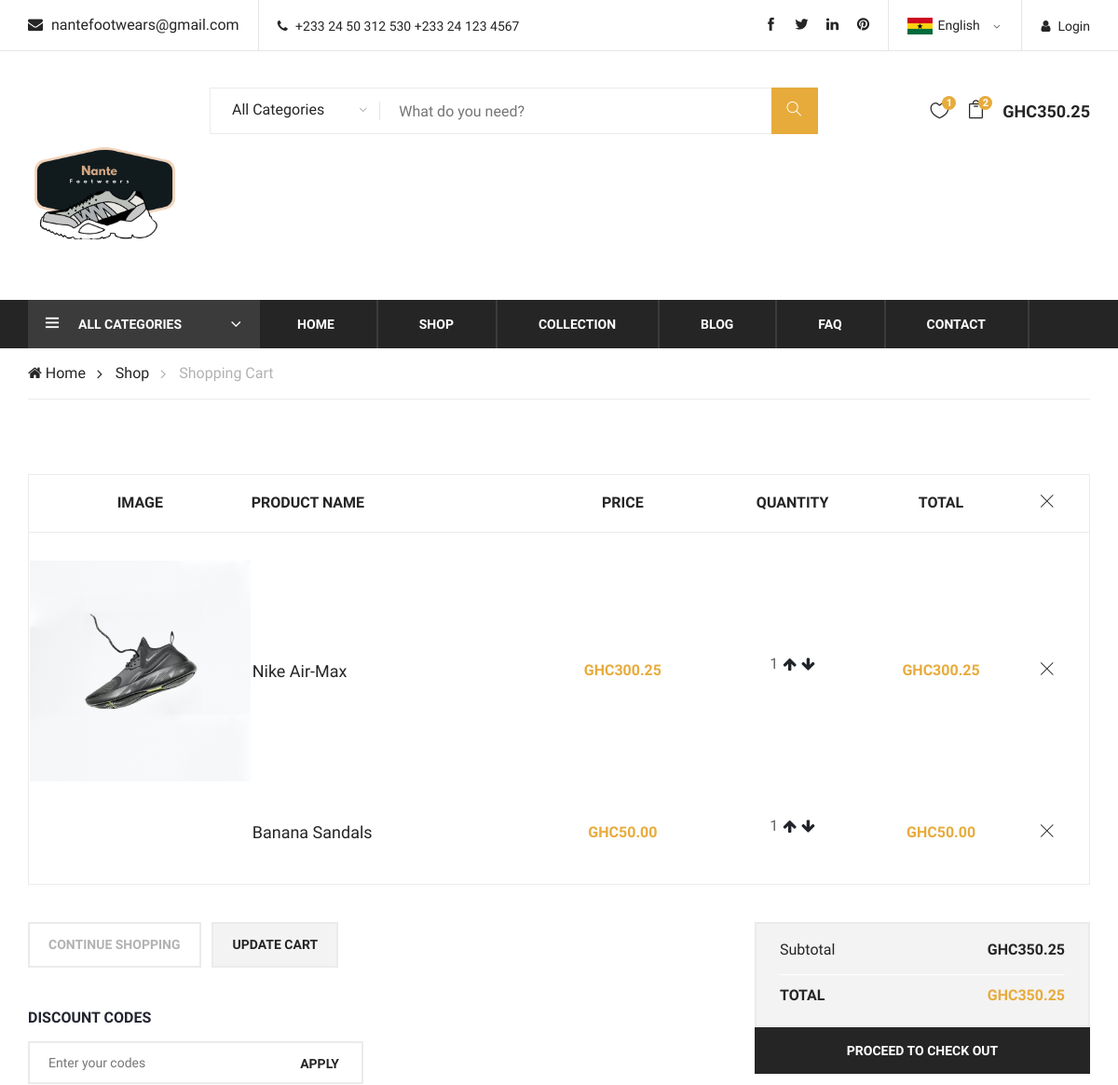
The page /cart/ (signed in, upper part) on the database as committed earlier.
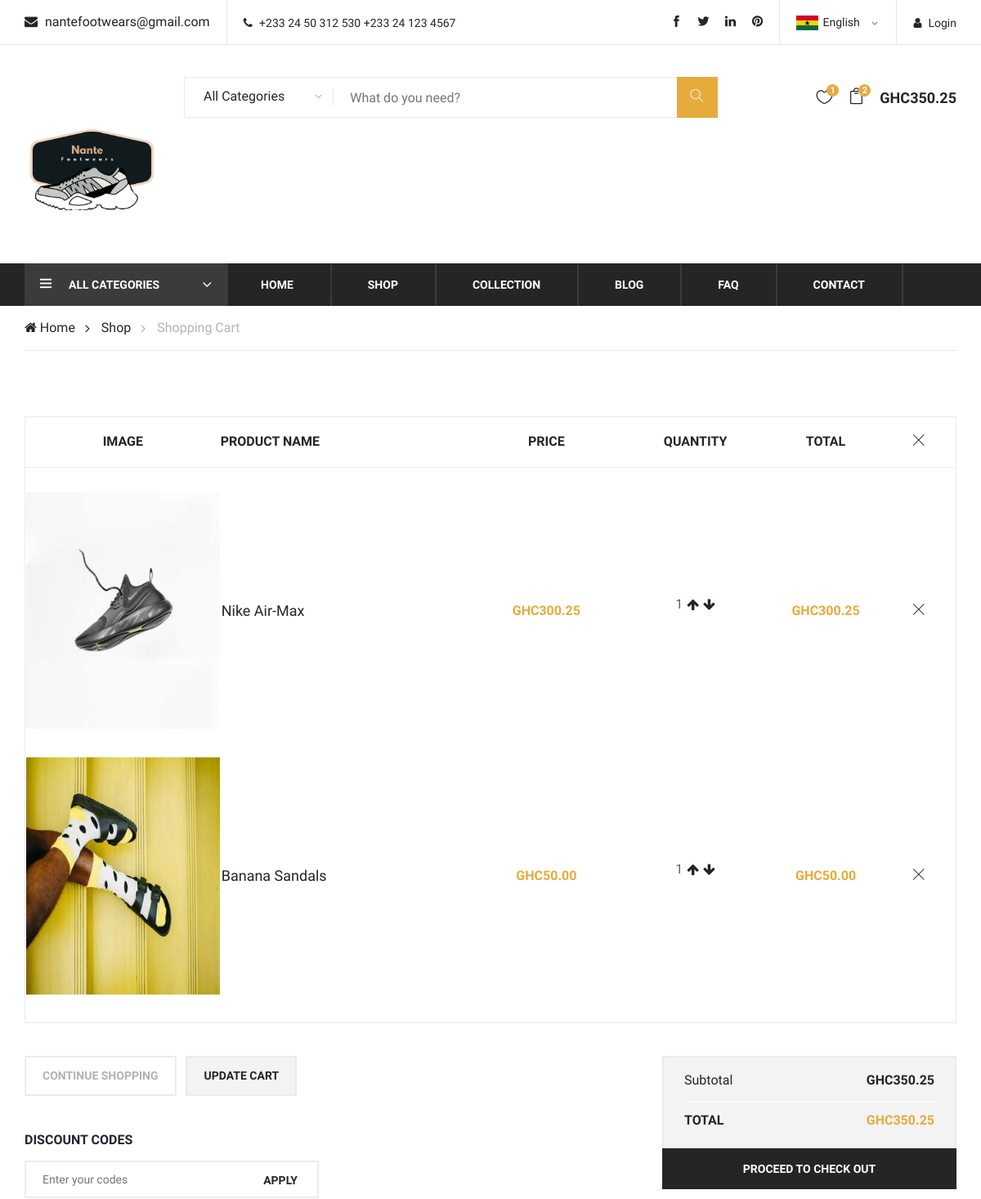
The same page on the database as committed later.
### store/models.py (models this page shows, shortened)
class OrderItem(models.Model):
    product = models.ForeignKey(Product, on_delete=models.SET_NULL, blank = True, null = True)
    order = models.ForeignKey(Order, on_delete=models.SET_NULL, blank = True, null = True)
    quantity = models.IntegerField(default=0, null=True, blank=True)
    date_added = models.DateTimeField(auto_now_add=True)
    @property
    def get_total(self):
        total = self.product.price * self.quantity
        return total

class Product(models.Model):
    AGES = (
        ('M', 'Men'),
        ('W', 'Women'),
        ('K', 'Kids')
    )
    name = models.CharField(max_length=200)
    price = models.DecimalField(max_digits=10, decimal_places=2)
    age = models.CharField(max_length=1, choices=AGES)
    category = models.ForeignKey(Categories, on_delete=models.SET_NULL, null=True)
    image = models.ImageField(null=True, blank=True)
    @property
    def imageURL(self):
        try:
            url = self.image.url
        except:
            url = ''
        return url

### store/views.py (the view)
# urls.py: path('cart/', views.cart, name="cart"),
def cart(request):
    data = cartData(request)
    cartItems = data['cartItems']
    order = data['order']
    items = data['items']
    context = {'items': items, 'order': order, 'cartItems': cartItems}
    return render(request, 'store/cart.html', context)

### store/models.py (called while the page is built)
    @property
    def get_cart_total(self):
        orderitems = self.orderitem_set.all()
        total = sum([item.get_total for item in orderitems])
        return total

    @property
    def get_cart_items(self):
        orderitems = self.orderitem_set.all()
        total = sum([item.quantity for item in orderitems])
        return total

### store/utils.py (called while the page is built)
def cartData(request):
    if request.user.is_authenticated:
        customer = request.user.customer
        order, created = Order.objects.get_or_create(customer=customer, complete=False)
        items = order.orderitem_set.all()
        cartItems = order.get_cart_items
    else:
        cookieData = cookieCart(request)
        cartItems = cookieData['cartItems']
        order = cookieData['order']
        items = cookieData['items']
    return {'cartItems': cartItems, 'order': order, 'items': items}

### store/templates/store/cart.html (shortened to what the changed rows need)
{% extends 'store/main.html' %}
{% load static %}
{% block content %}
    <section class="shopping-cart spad">
        <div class="container">
            <div class="row">
                <div class="col-lg-12">
                    <div class="cart-table">
                        <table>
                            <thead>
                                <tr>
                                    <th>Image</th>
                                    <th class="p-name">Product Name</th>
                                    <th>Price</th>
                                    <th>Quantity</th>
                                    <th>Total</th>
                                    <th><i class="ti-close"></i></th>
                                </tr>
                            </thead>
                            <tbody>
                                {% for item in items %}
                                {% if forloop.first %}
                                <tr>
                                    <td class="cart-pic first-row"><img src="{{ item.product.imageURL }}" alt=""></td>
                                    <td class="cart-title first-row">
                                        <h5>{{ item.product.name }}</h5>
                                    </td>
                                    <td class="p-price first-row">GHC{{ item.product.price|floatformat:2 }}</td>
                                    <td class="qua-col first-row">
                                        <div class="quantity">
                                            <p>{{ item.quantity }}</p>
                                            <i data-product = {{item.product.id}} data-action = "add" class="fa fa-arrow-up update-cart" style="padding: 5px;"></i>
                                            <i data-product = {{item.product.id}} data-action = "remove" class="fa fa-arrow-down update-cart" style="margin-top: 5px;"></i>
                                        </div>
                                    </td>
                                    <td class="total-price first-row">GHC{{ item.get_total|floatformat:2 }}</td>
                                    <td class="close-td first-row"><i class="ti-close"></i></td>
                                </tr>
                                {% else %}
                                <tr>
                                    <td class="cart-pic"><img src="{{ item.product.imageURL }}" alt=""></td>
                                    <td class="cart-title">
                                        <h5>{{ item.product.name }}</h5>
                                    </td>
                                    <td class="p-price">GHC{{ item.product.price|floatformat:2 }}</td>
                                    <td class="qua-col">
                                        <div class="quantity">
                                            <p>{{ item.quantity }}</p>
                                            <i data-product = {{item.product.id}} data-action = "add" class="fa fa-arrow-up update-cart" style="padding: 5px;"></i>
                                            <i data-product = {{item.product.id}} data-action = "remove" class="fa fa-arrow-down update-cart" style="margin-top: 5px;"></i>
                                        </div>
                                    </td>
                                    <td class="total-price">GHC{{ item.get_total|floatformat:2 }}</td>
                                    <td class="close-td"><i class="ti-close"></i></td>
                                </tr>
                                {% endif %}
                                {% endfor %}
                            </tbody>
                        </table>
                    </div>
                </div>
            </div>
        </div>
    </section>
{% endblock %}

Rows that differ between the two databases and show on the page:
changed through a linked row, OrderItem "Nike Air-Max": product.imageURL: a different picture
changed through a linked row, OrderItem "Banana Sandals": product.imageURL: picture added
